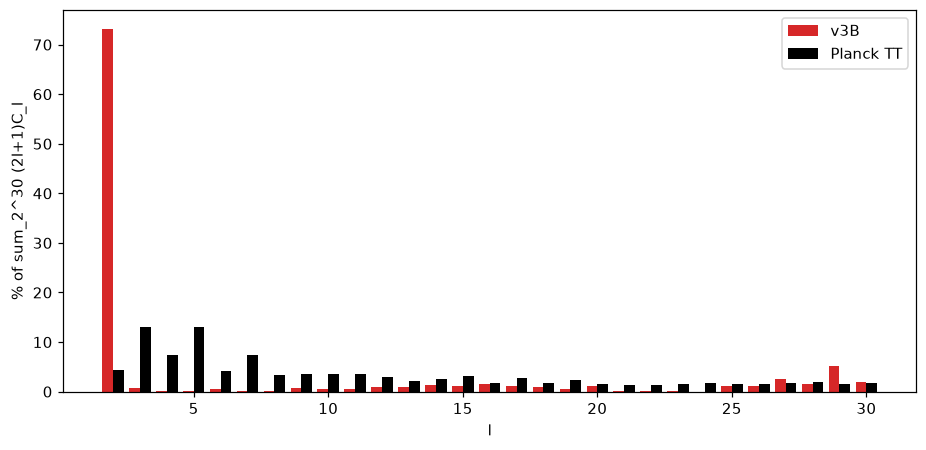

Generate this figure with Python:
# v3B: share of l=2..30 power per l (monopole+dipole removed map) vs Planck TT.
import numpy as np,matplotlib;matplotlib.use('Agg');import matplotlib.pyplot as plt
from cmb_lightpath_v3_common import *
m,m1,cl,cl1,kind,mean=stats('B');l,pm,pp=pct(cl1)
fig,ax=plt.subplots(figsize=(10,4.5));ax.bar(l-.2,pm,.4,color='C3',label='v3B');ax.bar(l+.2,pp,.4,color='k',label='Planck TT')
ax.set_xlabel('l');ax.set_ylabel('% of sum_2^30 (2l+1)C_l');ax.legend();plt.savefig('cmb_lightpath_v3B_pct_l2_30.png',dpi=110,bbox_inches='tight')
